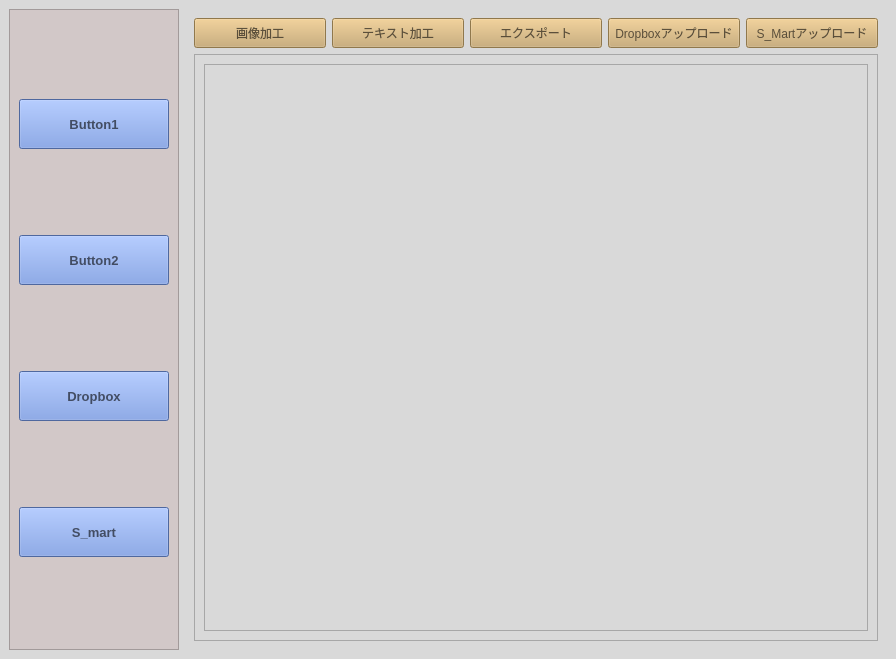
<?xml version="1.0" encoding="UTF-8"?>
<ui version="4.0">
 <class>MainWindow</class>
 <widget class="QMainWindow" name="MainWindow">
  <property name="geometry">
   <rect>
    <x>0</x>
    <y>0</y>
    <width>896</width>
    <height>659</height>
   </rect>
  </property>
  <property name="windowTitle">
   <string>Scropper</string>
  </property>
  <property name="styleSheet">
   <string notr="true">background-color: rgb(217, 217, 217);</string>
  </property>
  <widget class="QWidget" name="centralwidget">
   <layout class="QGridLayout" name="gridLayout_3">
    <item row="0" column="0">
     <widget class="QFrame" name="frame">
      <property name="minimumSize">
       <size>
        <width>170</width>
        <height>600</height>
       </size>
      </property>
      <property name="styleSheet">
       <string notr="true">QFrame#frame{
 background-color: rgb(210, 200, 200);
}
QPushButton#btn1{
         color: rgba(0, 0, 0, 150);
         background-color: rgb(110, 145, 223);}
QPushButton#btn1:hover{
background-color:  rgb(202, 168, 107);}
QPushButton#btn1:pressed{
 padding-left: 2px;
 padding-top: 2px;
 background-color: rgb(202, 168, 107);}

QPushButton#btn2{
         color: rgba(0, 0, 0, 150);
         background-color: rgb(110, 145, 223);}
QPushButton#btn2:hover{
background-color:  rgb(202, 168, 107);}
QPushButton#btn2:pressed{
 padding-left: 2px;
 padding-top: 2px;
 background-color: rgb(202, 168, 107);}

QPushButton#btn3{
         color: rgba(0, 0, 0, 150);
         background-color: rgb(110, 145, 223);}
QPushButton#btn3:hover{
background-color:  rgb(202, 168, 107);}
QPushButton#btn3:pressed{
 padding-left: 2px;
 padding-top: 2px;
 background-color: rgb(202, 168, 107);}

QPushButton#btn4{
         color: rgba(0, 0, 0, 150);
         background-color: rgb(110, 145, 223);}
QPushButton#btn4:hover{
background-color:  rgb(202, 168, 107);}
QPushButton#btn4:pressed{
 padding-left: 2px;
 padding-top: 2px;
 background-color: rgb(202, 168, 107);}


</string>
      </property>
      <property name="frameShape">
       <enum>QFrame::StyledPanel</enum>
      </property>
      <property name="frameShadow">
       <enum>QFrame::Raised</enum>
      </property>
      <layout class="QGridLayout" name="gridLayout">
       <item row="0" column="0">
        <widget class="QPushButton" name="btn1">
         <property name="enabled">
          <bool>true</bool>
         </property>
         <property name="minimumSize">
          <size>
           <width>100</width>
           <height>50</height>
          </size>
         </property>
         <property name="font">
          <font>
           <pointsize>10</pointsize>
           <weight>75</weight>
           <bold>true</bold>
          </font>
         </property>
         <property name="styleSheet">
          <string notr="true"/>
         </property>
         <property name="text">
          <string>Button1</string>
         </property>
        </widget>
       </item>
       <item row="1" column="0">
        <widget class="QPushButton" name="btn2">
         <property name="minimumSize">
          <size>
           <width>100</width>
           <height>50</height>
          </size>
         </property>
         <property name="font">
          <font>
           <pointsize>10</pointsize>
           <weight>75</weight>
           <bold>true</bold>
          </font>
         </property>
         <property name="text">
          <string>Button2</string>
         </property>
        </widget>
       </item>
       <item row="2" column="0">
        <widget class="QPushButton" name="btn3">
         <property name="minimumSize">
          <size>
           <width>100</width>
           <height>50</height>
          </size>
         </property>
         <property name="font">
          <font>
           <pointsize>10</pointsize>
           <weight>75</weight>
           <bold>true</bold>
          </font>
         </property>
         <property name="text">
          <string>Dropbox</string>
         </property>
        </widget>
       </item>
       <item row="3" column="0">
        <widget class="QPushButton" name="btn4">
         <property name="minimumSize">
          <size>
           <width>100</width>
           <height>50</height>
          </size>
         </property>
         <property name="font">
          <font>
           <pointsize>10</pointsize>
           <weight>75</weight>
           <bold>true</bold>
          </font>
         </property>
         <property name="text">
          <string>S_mart</string>
         </property>
        </widget>
       </item>
      </layout>
     </widget>
    </item>
    <item row="0" column="1">
     <widget class="QStackedWidget" name="stackedWidget">
      <property name="styleSheet">
       <string notr="true"/>
      </property>
      <property name="currentIndex">
       <number>2</number>
      </property>
      <widget class="QWidget" name="page_home">
       <widget class="QLabel" name="label">
        <property name="geometry">
         <rect>
          <x>0</x>
          <y>190</y>
          <width>701</width>
          <height>181</height>
         </rect>
        </property>
        <property name="font">
         <font>
          <family>Harrington</family>
          <pointsize>26</pointsize>
          <italic>false</italic>
         </font>
        </property>
        <property name="styleSheet">
         <string notr="true"/>
        </property>
        <property name="text">
         <string>&lt;html&gt;&lt;head/&gt;&lt;body&gt;&lt;p align=&quot;center&quot;&gt;&lt;span style=&quot; font-size:36pt; font-weight:600; color:#6e91df;&quot;&gt;Scropper&lt;/span&gt;&lt;/p&gt;&lt;/body&gt;&lt;/html&gt;</string>
        </property>
       </widget>
      </widget>
      <widget class="QWidget" name="page_1">
       <property name="styleSheet">
        <string notr="true">QStackedWidget#stackedWidget{
background-color: rgb(217, 217, 217);
}
QFrame#frame{
 background-color: rgb(210, 200, 200);
}
QPushButton#btn1_1{
         color: rgba(0, 0, 0, 150);
         background-color: rgb(202, 168, 107);}
QPushButton#btn1_1:hover{
background-color:  rgb(201, 131, 106);}
QPushButton#btn1_1:pressed{
 padding-left: 2px;
 padding-top: 2px;
 background-color: rgb(201, 131, 106);}

QPushButton#btn1_2{
         color: rgba(0, 0, 0, 150);
         background-color:rgb(202, 168, 107);}
QPushButton#btn1_2:hover{
background-color:  rgb(201, 131, 106);}
QPushButton#btn1_2:pressed{
 padding-left: 2px;
 padding-top: 2px;
 background-color: rgb(201, 131, 106);}

QPushButton#btn1_3{
         color: rgba(0, 0, 0, 150);
         background-color: rgb(202, 168, 107);}
QPushButton#btn1_3:hover{
background-color:  rgb(201, 131, 106);}
QPushButton#btn1_3:pressed{
 padding-left: 2px;
 padding-top: 2px;
 background-color: rgb(201, 131, 106);}

QPushButton#btn1_4{
         color: rgba(0, 0, 0, 150);
         background-color: rgb(202, 168, 107);}
QPushButton#btn1_4:hover{
background-color:  rgb(201, 131, 106);}
QPushButton#btn1_4:pressed{
 padding-left: 2px;
 padding-top: 2px;
 background-color: rgb(201, 131, 106);}


</string>
       </property>
       <layout class="QGridLayout" name="gridLayout_4">
        <item row="1" column="0">
         <widget class="QTableWidget" name="table_excel">
          <property name="enabled">
           <bool>true</bool>
          </property>
          <property name="sizePolicy">
           <sizepolicy hsizetype="Minimum" vsizetype="Expanding">
            <horstretch>0</horstretch>
            <verstretch>0</verstretch>
           </sizepolicy>
          </property>
          <property name="minimumSize">
           <size>
            <width>500</width>
            <height>500</height>
           </size>
          </property>
         </widget>
        </item>
        <item row="0" column="0">
         <layout class="QGridLayout" name="gridLayout_2">
          <item row="0" column="2">
           <widget class="QPushButton" name="btn1_3">
            <property name="minimumSize">
             <size>
              <width>50</width>
              <height>30</height>
             </size>
            </property>
            <property name="text">
             <string>追加/更新判定</string>
            </property>
           </widget>
          </item>
          <item row="0" column="3">
           <widget class="QPushButton" name="btn1_4">
            <property name="minimumSize">
             <size>
              <width>50</width>
              <height>30</height>
             </size>
            </property>
            <property name="text">
             <string>加工へ送る</string>
            </property>
           </widget>
          </item>
          <item row="0" column="1">
           <widget class="QPushButton" name="btn1_2">
            <property name="minimumSize">
             <size>
              <width>50</width>
              <height>30</height>
             </size>
            </property>
            <property name="text">
             <string>MDBで検索</string>
            </property>
           </widget>
          </item>
          <item row="0" column="0">
           <widget class="QPushButton" name="btn1_1">
            <property name="minimumSize">
             <size>
              <width>50</width>
              <height>30</height>
             </size>
            </property>
            <property name="text">
             <string>Excelからインポート</string>
            </property>
           </widget>
          </item>
         </layout>
        </item>
       </layout>
      </widget>
      <widget class="QWidget" name="page_2">
       <property name="styleSheet">
        <string notr="true">
QPushButton#btn2_1{
         color: rgba(0, 0, 0, 150);
         background-color: rgb(202, 168, 107);}
QPushButton#btn2_1:hover{
background-color:  rgb(201, 131, 106);}
QPushButton#btn2_1:pressed{
 padding-left: 2px;
 padding-top: 2px;
 background-color: rgb(201, 131, 106);}

QPushButton#btn2_2{
         color: rgba(0, 0, 0, 150);
         background-color:rgb(202, 168, 107);}
QPushButton#btn2_2:hover{
background-color:  rgb(201, 131, 106);}
QPushButton#btn2_2:pressed{
 padding-left: 2px;
 padding-top: 2px;
 background-color: rgb(201, 131, 106);}

QPushButton#btn2_3{
         color: rgba(0, 0, 0, 150);
         background-color: rgb(202, 168, 107);}
QPushButton#btn2_3:hover{
background-color:  rgb(201, 131, 106);}
QPushButton#btn2_3:pressed{
 padding-left: 2px;
 padding-top: 2px;
 background-color: rgb(201, 131, 106);}

QPushButton#btn2_4{
         color: rgba(0, 0, 0, 150);
         background-color: rgb(202, 168, 107);}
QPushButton#btn2_4:hover{
background-color:  rgb(201, 131, 106);}
QPushButton#btn2_4:pressed{
 padding-left: 2px;
 padding-top: 2px;
 background-color: rgb(201, 131, 106);}

QPushButton#btn2_5{
         color: rgba(0, 0, 0, 150);
         background-color: rgb(202, 168, 107);}
QPushButton#btn2_5:hover{
background-color:  rgb(201, 131, 106);}
QPushButton#btn2_5:pressed{
 padding-left: 2px;
 padding-top: 2px;
 background-color: rgb(201, 131, 106);}</string>
       </property>
       <layout class="QGridLayout" name="gridLayout_7">
        <item row="0" column="0">
         <layout class="QGridLayout" name="gridLayout_5">
          <item row="0" column="0">
           <widget class="QPushButton" name="btn2_1">
            <property name="minimumSize">
             <size>
              <width>50</width>
              <height>30</height>
             </size>
            </property>
            <property name="text">
             <string>画像加工</string>
            </property>
           </widget>
          </item>
          <item row="0" column="1">
           <widget class="QPushButton" name="btn2_2">
            <property name="minimumSize">
             <size>
              <width>50</width>
              <height>30</height>
             </size>
            </property>
            <property name="text">
             <string>テキスト加工</string>
            </property>
           </widget>
          </item>
          <item row="0" column="2">
           <widget class="QPushButton" name="btn2_3">
            <property name="minimumSize">
             <size>
              <width>50</width>
              <height>30</height>
             </size>
            </property>
            <property name="text">
             <string>エクスポート</string>
            </property>
           </widget>
          </item>
          <item row="0" column="3">
           <widget class="QPushButton" name="btn2_4">
            <property name="minimumSize">
             <size>
              <width>50</width>
              <height>30</height>
             </size>
            </property>
            <property name="text">
             <string>Dropboxアップロード</string>
            </property>
           </widget>
          </item>
          <item row="0" column="4">
           <widget class="QPushButton" name="btn2_5">
            <property name="minimumSize">
             <size>
              <width>50</width>
              <height>30</height>
             </size>
            </property>
            <property name="text">
             <string>S_Martアップロード</string>
            </property>
           </widget>
          </item>
         </layout>
        </item>
        <item row="1" column="0">
         <widget class="QFrame" name="frame_btn1_2">
          <property name="sizePolicy">
           <sizepolicy hsizetype="Minimum" vsizetype="Preferred">
            <horstretch>0</horstretch>
            <verstretch>0</verstretch>
           </sizepolicy>
          </property>
          <property name="frameShape">
           <enum>QFrame::StyledPanel</enum>
          </property>
          <property name="frameShadow">
           <enum>QFrame::Raised</enum>
          </property>
          <layout class="QGridLayout" name="gridLayout_6">
           <item row="0" column="0">
            <widget class="QTableWidget" name="table_excel_2"/>
           </item>
          </layout>
         </widget>
        </item>
       </layout>
      </widget>
      <widget class="QWidget" name="page_3"/>
      <widget class="QWidget" name="page_4"/>
     </widget>
    </item>
   </layout>
  </widget>
 </widget>
 <resources/>
 <connections/>
</ui>
